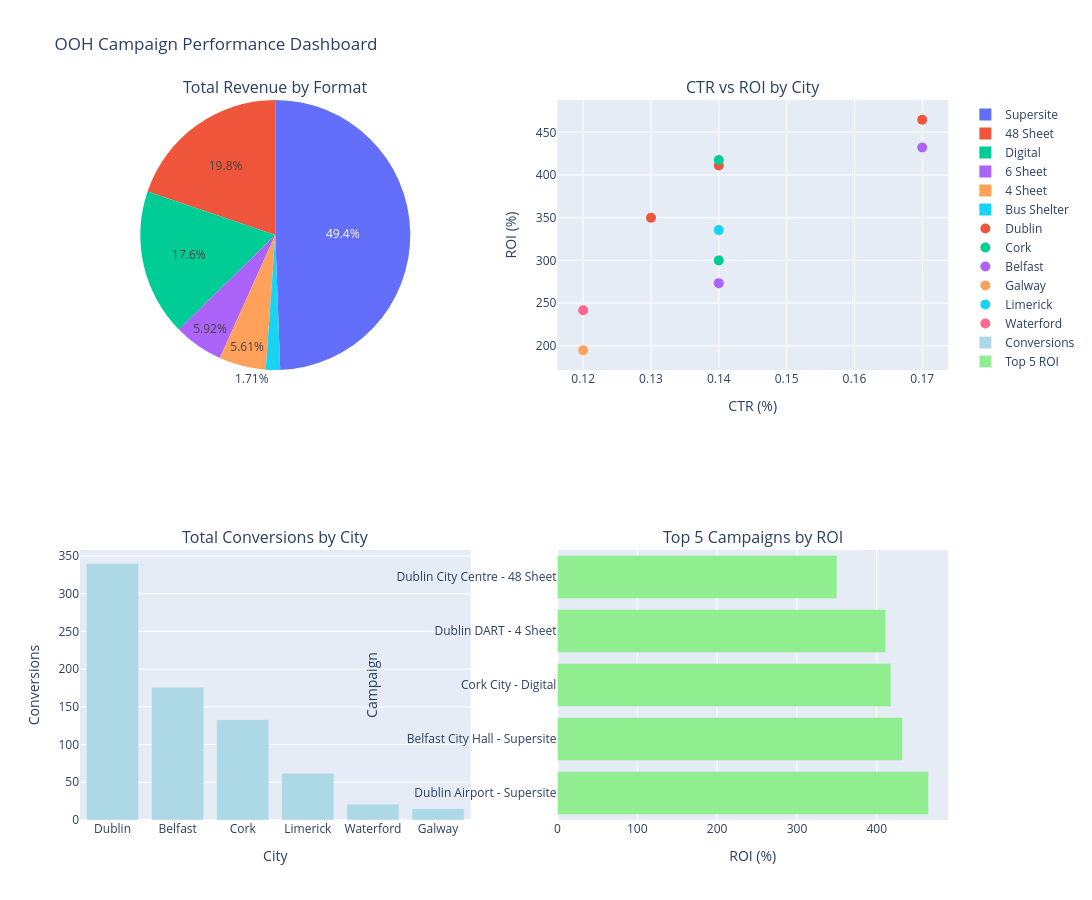

The notebook cell saved with this chart:
### Code cell
# 4. Combine all charts into one HTML page with subplots

from plotly.subplots import make_subplots
import plotly.graph_objects as go

# Create a 2x2 grid of subplots
fig = make_subplots(
    rows=2, cols=2,
    subplot_titles=(
        'Total Revenue by Format',
        'CTR vs ROI by City',
        'Total Conversions by City',
        'Top 5 Campaigns by ROI'
    ),
    specs=[
        [{'type': 'pie'}, {'type': 'scatter'}],
        [{'type': 'bar'}, {'type': 'bar'}]
    ]
)

# ===== SUBPLOT 1: Pie Chart - Revenue by Format =====
format_revenue = df.groupby('format')['revenue'].sum().reset_index()

fig.add_trace(
    go.Pie(
        labels=format_revenue['format'],
        values=format_revenue['revenue'],
        name='Revenue by Format'
    ),
    row=1, col=1
)

# ===== SUBPLOT 2: Scatter - CTR vs ROI by City =====
for city in df['city'].unique():
    city_data = df[df['city'] == city]
    fig.add_trace(
        go.Scatter(
            x=city_data['ctr'],
            y=city_data['roi'],
            mode='markers',
            name=city,
            marker=dict(size=10)
        ),
        row=1, col=2
    )

# ===== SUBPLOT 3: Bar Chart - Conversions by City =====
conversions_by_city = df.groupby('city')['conversions'].sum().reset_index()
conversions_by_city = conversions_by_city.sort_values('conversions', ascending=False)

fig.add_trace(
    go.Bar(
        x=conversions_by_city['city'],
        y=conversions_by_city['conversions'],
        name='Conversions',
        marker_color='lightblue'
    ),
    row=2, col=1
)

# ===== SUBPLOT 4: Bar Chart - Top 5 Campaigns =====
top_5 = df.nlargest(5, 'roi')[['campaign_name', 'roi']]

fig.add_trace(
    go.Bar(
        x=top_5['roi'],
        y=top_5['campaign_name'],
        orientation='h',
        name='Top 5 ROI',
        marker_color='lightgreen'
    ),
    row=2, col=2
)

# ===== Update Layout =====
fig.update_layout(
    title_text="OOH Campaign Performance Dashboard",
    showlegend=True,
    height=900,
    width=1400,
    font=dict(size=12)
)

# Update axes labels
fig.update_xaxes(title_text="CTR (%)", row=1, col=2)
fig.update_yaxes(title_text="ROI (%)", row=1, col=2)
fig.update_xaxes(title_text="City", row=2, col=1)
fig.update_yaxes(title_text="Conversions", row=2, col=1)
fig.update_xaxes(title_text="ROI (%)", row=2, col=2)
fig.update_yaxes(title_text="Campaign", row=2, col=2)

# Show and save
fig.show()
fig.write_html('combined_dashboard.html')
print("✅ Dashboard saved: combined_dashboard.html")

### Figure 1 — Plotly figure (JSON) as saved in the notebook; plotly's stock layout.template omitted (floating-point values rounded to 4 significant figures)
{"data": [{"domain": {"x": [0, 0.45], "y": [0.625, 1]}, "labels": ["4 Sheet", "48 Sheet", "6 Sheet", "Bus Shelter", "Digital", "Supersite"], "name": "Revenue by Format", "type": "pie", "values": [9200, 32400, 9700, 2800, 28800, 81000]}, {"marker": {"size": 10}, "mode": "markers", "name": "Dublin", "type": "scatter", "x": [0.13, 0.17, 0.14], "xaxis": "x", "y": [350.0, 464.7, 411.1], "yaxis": "y"}, {"marker": {"size": 10}, "mode": "markers", "name": "Cork", "type": "scatter", "x": [0.14, 0.14], "xaxis": "x", "y": [300.0, 417.6], "yaxis": "y"}, {"marker": {"size": 10}, "mode": "markers", "name": "Belfast", "type": "scatter", "x": [0.14, 0.17], "xaxis": "x", "y": [273.3, 432.3], "yaxis": "y"}, {"marker": {"size": 10}, "mode": "markers", "name": "Galway", "type": "scatter", "x": [0.12], "xaxis": "x", "y": [194.7], "yaxis": "y"}, {"marker": {"size": 10}, "mode": "markers", "name": "Limerick", "type": "scatter", "x": [0.14], "xaxis": "x", "y": [335.5], "yaxis": "y"}, {"marker": {"size": 10}, "mode": "markers", "name": "Waterford", "type": "scatter", "x": [0.12], "xaxis": "x", "y": [241.7], "yaxis": "y"}, {"marker": {"color": "lightblue"}, "name": "Conversions", "type": "bar", "x": ["Dublin", "Belfast", "Cork", "Limerick", "Waterford", "Galway"], "xaxis": "x2", "y": [340, 176, 133, 62, 21, 15], "yaxis": "y2"}, {"marker": {"color": "lightgreen"}, "name": "Top 5 ROI", "orientation": "h", "type": "bar", "x": [464.7, 432.3, 417.6, 411.1, 350.0], "xaxis": "x3", "y": ["Dublin Airport - Supersite", "Belfast City Hall - Supersite", "Cork City - Digital", "Dublin DART - 4 Sheet", "Dublin City Centre - 48 Sheet"], "yaxis": "y3"}], "layout": {"annotations": [{"font": {"size": 16}, "showarrow": false, "text": "Total Revenue by Format", "x": 0.225, "xanchor": "center", "xref": "paper", "y": 1, "yanchor": "bottom", "yref": "paper"}, {"font": {"size": 16}, "showarrow": false, "text": "CTR vs ROI by City", "x": 0.775, "xanchor": "center", "xref": "paper", "y": 1, "yanchor": "bottom", "yref": "paper"}, {"font": {"size": 16}, "showarrow": false, "text": "Total Conversions by City", "x": 0.225, "xanchor": "center", "xref": "paper", "y": 0.375, "yanchor": "bottom", "yref": "paper"}, {"font": {"size": 16}, "showarrow": false, "text": "Top 5 Campaigns by ROI", "x": 0.775, "xanchor": "center", "xref": "paper", "y": 0.375, "yanchor": "bottom", "yref": "paper"}], "font": {"size": 12}, "height": 900, "showlegend": true, "title": {"text": "OOH Campaign Performance Dashboard"}, "width": 1400, "xaxis": {"anchor": "y", "domain": [0.55, 1], "title": {"text": "CTR (%)"}}, "xaxis2": {"anchor": "y2", "domain": [0, 0.45], "title": {"text": "City"}}, "xaxis3": {"anchor": "y3", "domain": [0.55, 1], "title": {"text": "ROI (%)"}}, "yaxis": {"anchor": "x", "domain": [0.625, 1], "title": {"text": "ROI (%)"}}, "yaxis2": {"anchor": "x2", "domain": [0, 0.375], "title": {"text": "Conversions"}}, "yaxis3": {"anchor": "x3", "domain": [0, 0.375], "title": {"text": "Campaign"}}}}
